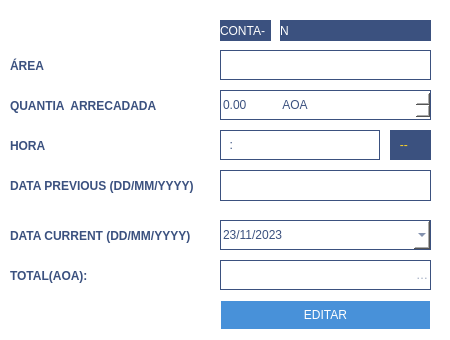
<?xml version="1.0" encoding="UTF-8"?>
<ui version="4.0">
 <class>editaccount</class>
 <widget class="QDialog" name="editaccount">
  <property name="geometry">
   <rect>
    <x>0</x>
    <y>0</y>
    <width>450</width>
    <height>340</height>
   </rect>
  </property>
  <property name="minimumSize">
   <size>
    <width>450</width>
    <height>340</height>
   </size>
  </property>
  <property name="maximumSize">
   <size>
    <width>450</width>
    <height>340</height>
   </size>
  </property>
  <property name="windowTitle">
   <string>Dialog</string>
  </property>
  <property name="styleSheet">
   <string notr="true">QDialog{
	background-color:white;
}</string>
  </property>
  <widget class="QDateEdit" name="dateEdit">
   <property name="enabled">
    <bool>true</bool>
   </property>
   <property name="geometry">
    <rect>
     <x>220</x>
     <y>220</y>
     <width>211</width>
     <height>30</height>
    </rect>
   </property>
   <property name="minimumSize">
    <size>
     <width>211</width>
     <height>30</height>
    </size>
   </property>
   <property name="maximumSize">
    <size>
     <width>150</width>
     <height>30</height>
    </size>
   </property>
   <property name="cursor">
    <cursorShape>PointingHandCursor</cursorShape>
   </property>
   <property name="styleSheet">
    <string notr="true">QDateEdit{
	background-color: white;
	border:1px solid rgb(59,81,127);
	color: rgb(59,81,127);
}</string>
   </property>
   <property name="locale">
    <locale language="Portuguese" country="Portugal"/>
   </property>
   <property name="readOnly">
    <bool>false</bool>
   </property>
   <property name="correctionMode">
    <enum>QAbstractSpinBox::CorrectToPreviousValue</enum>
   </property>
   <property name="showGroupSeparator" stdset="0">
    <bool>false</bool>
   </property>
   <property name="displayFormat">
    <string>dd/MM/yyyy</string>
   </property>
   <property name="calendarPopup">
    <bool>true</bool>
   </property>
   <property name="timeSpec">
    <enum>Qt::UTC</enum>
   </property>
   <property name="date">
    <date>
     <year>2023</year>
     <month>11</month>
     <day>23</day>
    </date>
   </property>
  </widget>
  <widget class="QDoubleSpinBox" name="boxmoney">
   <property name="geometry">
    <rect>
     <x>220</x>
     <y>90</y>
     <width>211</width>
     <height>30</height>
    </rect>
   </property>
   <property name="minimumSize">
    <size>
     <width>211</width>
     <height>30</height>
    </size>
   </property>
   <property name="maximumSize">
    <size>
     <width>211</width>
     <height>30</height>
    </size>
   </property>
   <property name="cursor">
    <cursorShape>PointingHandCursor</cursorShape>
   </property>
   <property name="styleSheet">
    <string notr="true">QDoubleSpinBox{
	background-color: white;
	border:1px solid rgb(59,81,127);
	color: rgb(59,81,127);
}</string>
   </property>
   <property name="suffix">
    <string>           AOA</string>
   </property>
   <property name="decimals">
    <number>2</number>
   </property>
   <property name="maximum">
    <double>100000000.000000000000000</double>
   </property>
   <property name="stepType">
    <enum>QAbstractSpinBox::DefaultStepType</enum>
   </property>
  </widget>
  <widget class="QLabel" name="label_12">
   <property name="geometry">
    <rect>
     <x>220</x>
     <y>20</y>
     <width>51</width>
     <height>21</height>
    </rect>
   </property>
   <property name="cursor">
    <cursorShape>ArrowCursor</cursorShape>
   </property>
   <property name="styleSheet">
    <string notr="true">QLabel{
	font: 9pt &quot;Segoe UI &quot;;
	background-color:rgb(59,81,127);
	color: white;
}
</string>
   </property>
   <property name="text">
    <string>CONTA-</string>
   </property>
  </widget>
  <widget class="QLabel" name="label_ID">
   <property name="geometry">
    <rect>
     <x>280</x>
     <y>20</y>
     <width>151</width>
     <height>21</height>
    </rect>
   </property>
   <property name="cursor">
    <cursorShape>ArrowCursor</cursorShape>
   </property>
   <property name="styleSheet">
    <string notr="true">QLabel{
	font: 9pt &quot;Segoe UI &quot;;
	background-color:rgb(59,81,127);
	color: white;
}
</string>
   </property>
   <property name="text">
    <string>N</string>
   </property>
  </widget>
  <widget class="QLineEdit" name="linetotal">
   <property name="enabled">
    <bool>false</bool>
   </property>
   <property name="geometry">
    <rect>
     <x>220</x>
     <y>260</y>
     <width>211</width>
     <height>30</height>
    </rect>
   </property>
   <property name="minimumSize">
    <size>
     <width>211</width>
     <height>30</height>
    </size>
   </property>
   <property name="maximumSize">
    <size>
     <width>211</width>
     <height>30</height>
    </size>
   </property>
   <property name="styleSheet">
    <string notr="true">QLineEdit{
	background-color: white;
	border:1px solid rgb(59,81,127);
	color: rgb(59,81,127);
}</string>
   </property>
   <property name="inputMask">
    <string/>
   </property>
   <property name="maxLength">
    <number>9</number>
   </property>
   <property name="placeholderText">
    <string>                                                          AOA</string>
   </property>
  </widget>
  <widget class="QLabel" name="label_8">
   <property name="geometry">
    <rect>
     <x>10</x>
     <y>50</y>
     <width>131</width>
     <height>31</height>
    </rect>
   </property>
   <property name="font">
    <font>
     <family>Segoe UI</family>
     <pointsize>9</pointsize>
     <italic>false</italic>
     <bold>true</bold>
    </font>
   </property>
   <property name="cursor">
    <cursorShape>ArrowCursor</cursorShape>
   </property>
   <property name="styleSheet">
    <string notr="true">QLabel{
	font: 700 9pt &quot;Segoe UI&quot;;
	color: rgb(59,81,127);
}
</string>
   </property>
   <property name="text">
    <string>ÁREA</string>
   </property>
  </widget>
  <widget class="QLabel" name="label_9">
   <property name="geometry">
    <rect>
     <x>10</x>
     <y>90</y>
     <width>151</width>
     <height>31</height>
    </rect>
   </property>
   <property name="font">
    <font>
     <family>Segoe UI </family>
     <pointsize>9</pointsize>
     <italic>false</italic>
     <bold>true</bold>
    </font>
   </property>
   <property name="cursor">
    <cursorShape>ArrowCursor</cursorShape>
   </property>
   <property name="styleSheet">
    <string notr="true">QLabel{
	font: 700 9pt &quot;Segoe UI &quot;;
	color: rgb(59,81,127);
}
</string>
   </property>
   <property name="text">
    <string>QUANTIA  ARRECADADA</string>
   </property>
  </widget>
  <widget class="QLabel" name="label_10">
   <property name="geometry">
    <rect>
     <x>10</x>
     <y>170</y>
     <width>191</width>
     <height>31</height>
    </rect>
   </property>
   <property name="font">
    <font>
     <family>Segoe UI </family>
     <pointsize>9</pointsize>
     <italic>false</italic>
     <bold>true</bold>
    </font>
   </property>
   <property name="cursor">
    <cursorShape>ArrowCursor</cursorShape>
   </property>
   <property name="styleSheet">
    <string notr="true">QLabel{
	font: 700 9pt &quot;Segoe UI &quot;;
	color: rgb(59,81,127);
}
</string>
   </property>
   <property name="text">
    <string>DATA PREVIOUS (DD/MM/YYYY) </string>
   </property>
  </widget>
  <widget class="QLabel" name="label_11">
   <property name="geometry">
    <rect>
     <x>10</x>
     <y>260</y>
     <width>131</width>
     <height>31</height>
    </rect>
   </property>
   <property name="font">
    <font>
     <family>Segoe UI </family>
     <pointsize>9</pointsize>
     <italic>false</italic>
     <bold>true</bold>
    </font>
   </property>
   <property name="cursor">
    <cursorShape>ArrowCursor</cursorShape>
   </property>
   <property name="styleSheet">
    <string notr="true">QLabel{
	font: 700 9pt &quot;Segoe UI &quot;;
	color: rgb(59,81,127);
}
</string>
   </property>
   <property name="text">
    <string>TOTAL(AOA):</string>
   </property>
  </widget>
  <widget class="QLabel" name="label_14">
   <property name="geometry">
    <rect>
     <x>10</x>
     <y>130</y>
     <width>41</width>
     <height>31</height>
    </rect>
   </property>
   <property name="font">
    <font>
     <family>Segoe UI </family>
     <pointsize>9</pointsize>
     <italic>false</italic>
     <bold>true</bold>
    </font>
   </property>
   <property name="cursor">
    <cursorShape>ArrowCursor</cursorShape>
   </property>
   <property name="styleSheet">
    <string notr="true">QLabel{
	font: 700 9pt &quot;Segoe UI &quot;;
	color: rgb(59,81,127);
}
</string>
   </property>
   <property name="text">
    <string>HORA</string>
   </property>
  </widget>
  <widget class="QPushButton" name="pushButton">
   <property name="geometry">
    <rect>
     <x>220</x>
     <y>300</y>
     <width>211</width>
     <height>30</height>
    </rect>
   </property>
   <property name="minimumSize">
    <size>
     <width>211</width>
     <height>30</height>
    </size>
   </property>
   <property name="maximumSize">
    <size>
     <width>211</width>
     <height>30</height>
    </size>
   </property>
   <property name="cursor">
    <cursorShape>PointingHandCursor</cursorShape>
   </property>
   <property name="styleSheet">
    <string notr="true">QPushButton{
	background-image: url(:/area/area/edit.png);
	background-color: rgb(72, 145, 217);
	border:1px solid white;
	background-repeat:none;
	font: 10pt &quot;Segoe UI&quot;;
	color:white;
}
QPushButton:hover{
	border:2px solid #0090d8;
}</string>
   </property>
   <property name="text">
    <string>EDITAR</string>
   </property>
  </widget>
  <widget class="QLineEdit" name="linearea">
   <property name="enabled">
    <bool>false</bool>
   </property>
   <property name="geometry">
    <rect>
     <x>220</x>
     <y>50</y>
     <width>211</width>
     <height>30</height>
    </rect>
   </property>
   <property name="minimumSize">
    <size>
     <width>211</width>
     <height>30</height>
    </size>
   </property>
   <property name="maximumSize">
    <size>
     <width>211</width>
     <height>30</height>
    </size>
   </property>
   <property name="styleSheet">
    <string notr="true">QLineEdit{
	background-color: white;
	border:1px solid rgb(59,81,127);
	color: rgb(59,81,127);
}</string>
   </property>
   <property name="maxLength">
    <number>9</number>
   </property>
   <property name="placeholderText">
    <string/>
   </property>
  </widget>
  <widget class="QLineEdit" name="linehour">
   <property name="enabled">
    <bool>true</bool>
   </property>
   <property name="geometry">
    <rect>
     <x>220</x>
     <y>130</y>
     <width>160</width>
     <height>30</height>
    </rect>
   </property>
   <property name="minimumSize">
    <size>
     <width>160</width>
     <height>30</height>
    </size>
   </property>
   <property name="maximumSize">
    <size>
     <width>160</width>
     <height>30</height>
    </size>
   </property>
   <property name="styleSheet">
    <string notr="true">QLineEdit{
	background-color: white;
	border:1px solid rgb(59,81,127);
	color: rgb(59,81,127);
}</string>
   </property>
   <property name="inputMask">
    <string>00:00</string>
   </property>
   <property name="maxLength">
    <number>5</number>
   </property>
   <property name="placeholderText">
    <string/>
   </property>
  </widget>
  <widget class="QLabel" name="labelperiodo">
   <property name="geometry">
    <rect>
     <x>390</x>
     <y>130</y>
     <width>41</width>
     <height>30</height>
    </rect>
   </property>
   <property name="maximumSize">
    <size>
     <width>61</width>
     <height>30</height>
    </size>
   </property>
   <property name="sizeIncrement">
    <size>
     <width>61</width>
     <height>30</height>
    </size>
   </property>
   <property name="cursor">
    <cursorShape>ArrowCursor</cursorShape>
   </property>
   <property name="styleSheet">
    <string notr="true">QLabel{
	background-color:rgb(59,81,127);
	font:  11pt &quot;Segoe UI&quot;;
	color: rgb(255, 212, 38);
}
</string>
   </property>
   <property name="text">
    <string>   --</string>
   </property>
  </widget>
  <widget class="QLineEdit" name="lineEditdate">
   <property name="enabled">
    <bool>false</bool>
   </property>
   <property name="geometry">
    <rect>
     <x>220</x>
     <y>170</y>
     <width>211</width>
     <height>31</height>
    </rect>
   </property>
   <property name="styleSheet">
    <string notr="true">QLineEdit{
	background-color: white;
	border:1px solid rgb(59,81,127);
	color: rgb(59,81,127);
}</string>
   </property>
   <property name="maxLength">
    <number>37</number>
   </property>
  </widget>
  <widget class="QLabel" name="label_13">
   <property name="geometry">
    <rect>
     <x>10</x>
     <y>220</y>
     <width>191</width>
     <height>31</height>
    </rect>
   </property>
   <property name="font">
    <font>
     <family>Segoe UI </family>
     <pointsize>9</pointsize>
     <italic>false</italic>
     <bold>true</bold>
    </font>
   </property>
   <property name="cursor">
    <cursorShape>ArrowCursor</cursorShape>
   </property>
   <property name="styleSheet">
    <string notr="true">QLabel{
	font: 700 9pt &quot;Segoe UI &quot;;
	color: rgb(59,81,127);
}
</string>
   </property>
   <property name="text">
    <string>DATA CURRENT (DD/MM/YYYY) </string>
   </property>
  </widget>
 </widget>
 <resources/>
 <connections/>
</ui>
